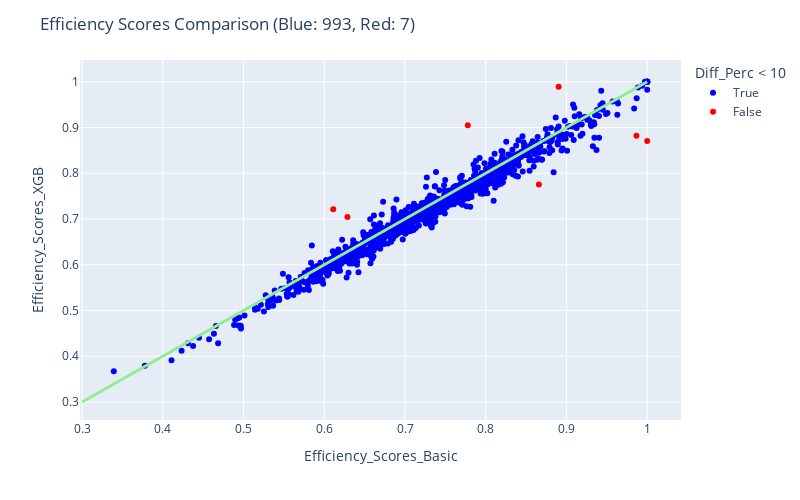

Notebook code cell kept with this figure:
### Code cell
fig = px.scatter(res_xgb, x="Efficiency_Scores_Basic", y="Efficiency_Scores_XGB", color = "Diff_Perc < 10", color_discrete_map= {True:"blue", False: "red"},
                 hover_data=["Efficiency_Scores_Basic", "Efficiency_Scores_XGB", "Diff_Perc"] + [res_xgb.index])

fig.add_traces(
    list(px.line(x = np.linspace(0.3, 1, num=2), y = np.linspace(0.3, 1, num=2)).select_traces())
)

fig.update_traces(line_color='lightgreen', line_width=3)

fig.update_layout(
    autosize=False,
    width=800,
    height=500,
    title_text=f"Efficiency Scores Comparison (Blue: {blue}, Red: {red})",
)

fig.show()

### Figure 1 — Plotly figure (JSON) as saved in the notebook; plotly's stock layout.template omitted (floating-point values rounded to 4 significant figures; data arrays with more than 128 entries replaced by an {"elided": "..."} marker saying what was removed)
{"data": [{"customdata": {"elided": "993x2 mixed values"}, "hovertemplate": "Diff_Perc < 10=True<br>Efficiency_Scores_Basic=%{x}<br>Efficiency_Scores_XGB=%{y}<br>Diff_Perc=%{customdata[0]}<br>index=%{customdata[1]}<extra></extra>", "legendgroup": "True", "line": {"color": "lightgreen", "width": 3}, "marker": {"color": "blue", "symbol": "circle"}, "mode": "markers", "name": "True", "orientation": "v", "showlegend": true, "type": "scatter", "x": {"elided": "993 float values"}, "xaxis": "x", "y": {"elided": "993 float values"}, "yaxis": "y"}, {"customdata": [[10.64, "DMU 0078"], [-12.08, "DMU 0233"], [-16.35, "DMU 0385"], [-18.08, "DMU 0464"], [12.93, "DMU 0736"], [-11.07, "DMU 0805"], [10.45, "DMU 0806"]], "hovertemplate": "Diff_Perc < 10=False<br>Efficiency_Scores_Basic=%{x}<br>Efficiency_Scores_XGB=%{y}<br>Diff_Perc=%{customdata[0]}<br>index=%{customdata[1]}<extra></extra>", "legendgroup": "False", "line": {"color": "lightgreen", "width": 3}, "marker": {"color": "red", "symbol": "circle"}, "mode": "markers", "name": "False", "orientation": "v", "showlegend": true, "type": "scatter", "x": [0.9867, 0.6287, 0.7778, 0.6111, 1, 0.8903, 0.8658], "xaxis": "x", "y": [0.8817, 0.7046, 0.9049, 0.7215, 0.8707, 0.9888, 0.7753], "yaxis": "y"}, {"hovertemplate": "x=%{x}<br>y=%{y}<extra></extra>", "legendgroup": "", "line": {"color": "lightgreen", "dash": "solid", "width": 3}, "marker": {"symbol": "circle"}, "mode": "lines", "name": "", "orientation": "v", "showlegend": false, "type": "scatter", "x": [0.3, 1], "xaxis": "x", "y": [0.3, 1], "yaxis": "y"}], "layout": {"autosize": false, "height": 500, "legend": {"title": {"text": "Diff_Perc < 10"}, "tracegroupgap": 0}, "margin": {"t": 60}, "title": {"text": "Efficiency Scores Comparison (Blue: 993, Red: 7)"}, "width": 800, "xaxis": {"anchor": "y", "autorange": true, "domain": [0, 1], "range": [0.2973, 1.042], "title": {"text": "Efficiency_Scores_Basic"}, "type": "linear"}, "yaxis": {"anchor": "x", "autorange": true, "domain": [0, 1], "range": [0.2607, 1.048], "title": {"text": "Efficiency_Scores_XGB"}, "type": "linear"}}}
